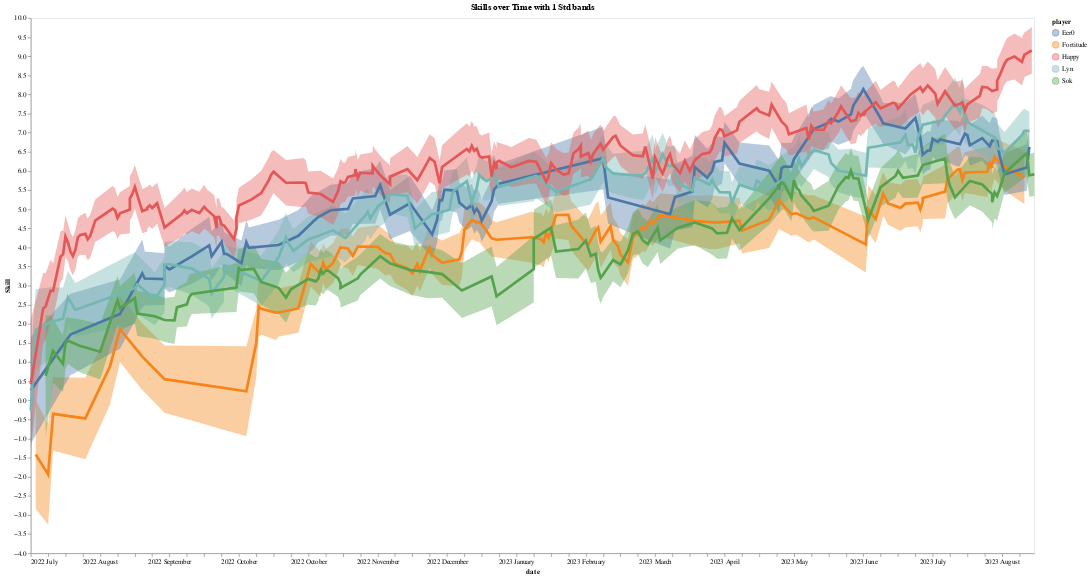

The notebook cell this image was saved under:
### Code cell
self.plot_player_skills(players = top_players_elo[:5], width=1500, burnin=0)

### Figure 1 — Vega-Lite specification as saved in the notebook (floating-point values rounded to 4 significant figures; data arrays with more than 128 entries replaced by an {"elided": "..."} marker saying what was removed)
{"config": {"view": {"continuousWidth": 300, "continuousHeight": 300}, "axis": {"grid": false}}, "layer": [{"mark": {"type": "area", "opacity": 0.4}, "encoding": {"color": {"field": "player", "type": "nominal"}, "x": {"field": "date", "type": "temporal"}, "y": {"field": "lower", "type": "quantitative"}, "y2": {"field": "upper"}}}, {"mark": {"type": "line", "strokeWidth": 4}, "encoding": {"color": {"field": "player", "scale": {"scheme": "tableau10"}, "sort": ["Happy", "Lyn", "Fortitude", "Eer0", "Sok"], "type": "nominal"}, "x": {"axis": {"format": "%Y %B"}, "field": "date", "type": "temporal"}, "y": {"field": "mu", "scale": {"zero": false}, "title": "Skill", "type": "quantitative"}}}], "data": {"name": "data-0b67c2028fedba5703e6b39b2518bde5"}, "height": 800, "title": "Skills over Time with 1 Std bands", "width": 1500, "$schema": "https://vega.github.io/schema/vega-lite/v5.20.1.json", "datasets": {"data-0b67c2028fedba5703e6b39b2518bde5": {"elided": "639 records"}}}
